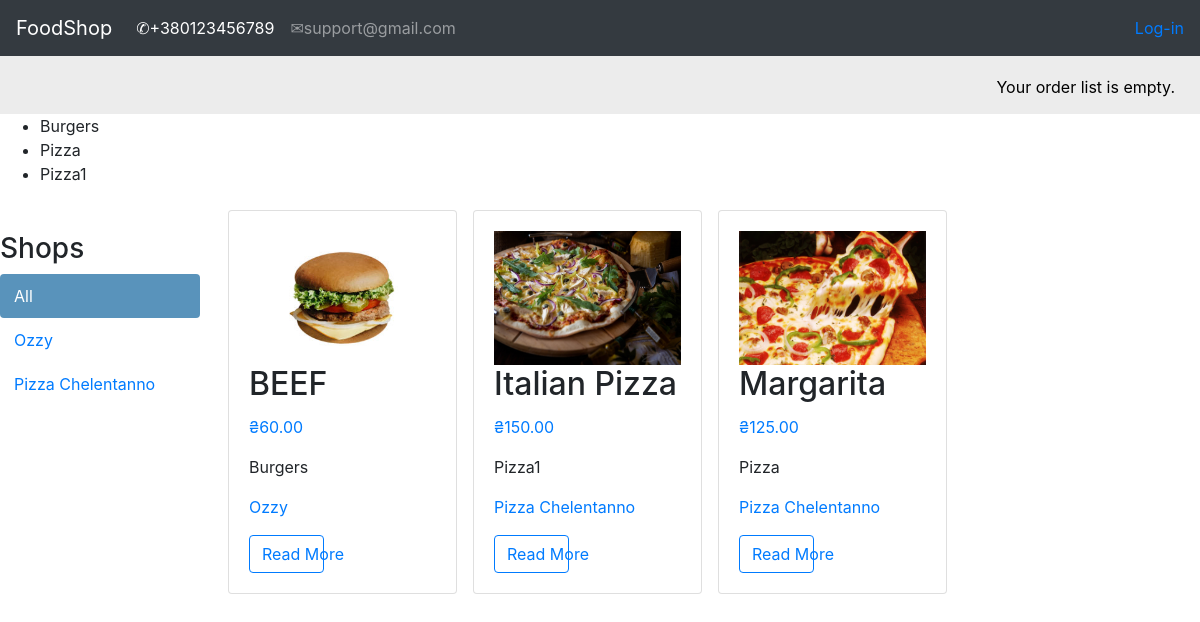
The app's page /, older data.
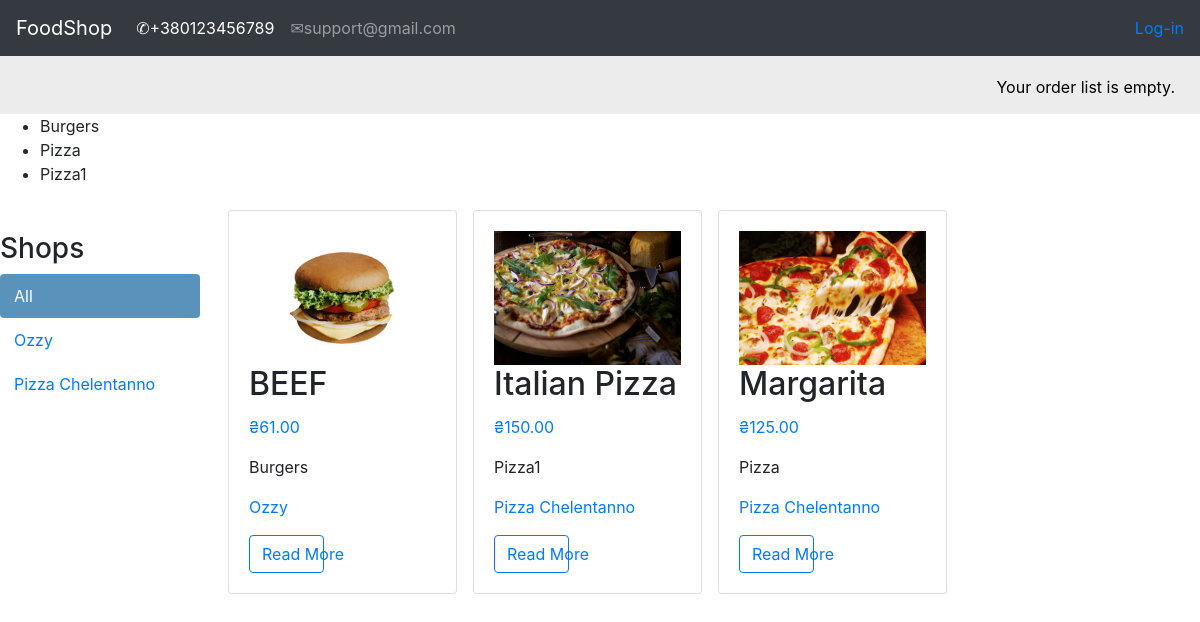
The same page, newer data.
### shop/models.py (models this page shows, shortened)
class Product(models.Model):
    shop = models.ForeignKey(Shop, on_delete=models.CASCADE)
    category = models.ForeignKey(Category, on_delete=models.CASCADE)
    name = models.CharField(max_length=150, db_index=True)
    slug = models.SlugField(max_length=150, db_index=True)
    image = models.ImageField(upload_to='image_products/%Y/%d/%m', default='image_products/no_img.png')
    description = models.TextField(blank=True)
    price = models.DecimalField(max_digits=10, decimal_places=2)
    available = models.BooleanField(default=True)
    created = models.DateTimeField(auto_now_add=True)
    updated = models.DateTimeField(auto_now=True)
    objects = ProductManager()
    class Meta:
        ordering = ('name',)
        index_together = (('id', 'slug'),)
        default_related_name = "products"
    def get_absolute_url(self):
        return reverse('product_detail',
                       args=[self.id, self.slug])
    def get_shop_slug(self):
        shop = Shop.objects.get(name=self.shop)
        shop = shop.slug
        return reverse('product_list_by_shop',
                       args=[shop])

class Category(models.Model):
    name = models.CharField(max_length=150, db_index=True)
    slug = models.SlugField(max_length=150, db_index=True, unique=True)
    class Meta:
        ordering = ('name',)
        default_related_name = "category"
    def __str__(self):
        return self.name

class Shop(models.Model):
    name = models.CharField(max_length=150, db_index=True)
    slug = models.SlugField(max_length=150, db_index=True, unique=True)
    class Meta:
        ordering = ('name',)
        default_related_name = "shop"
    def __str__(self):
        return self.name

### shop/views.py (the view)
# urls.py: path('', views.product_list, name='product_list'),
def product_list(request, shop_slug=None, category_slug=None):
    shop = None
    shops = Shop.objects.all()
    category = None
    categories = Category.objects.all()
    products = Product.objects.available()
    if shop_slug:
        shop = Shop.objects.get(slug=shop_slug)
        products = products.filter(shop=shop)
    if category_slug:
        category = Category.objects.get(slug=category_slug)
        products = products.filter(category=category)
    return render(request, 'shop/index.html',
                  {'product_list': products,
                   'category': category,
                   'categories': categories,
                   'shop': shop,
                   'shops': shops})

### orderlist/context_processors.py (called while the page is built)
def orderlist(request):
    return {'orderlist': OrderList(request)}

### orderlist/orderlist.py (called while the page is built)
    def __len__(self):
        return sum(item['count'] for item in self.orderlist.values())

### shop/models.py (called while the page is built)
    def available(self):
        return self.filter(available=True)

    def get_query_set(self):
        return ProductQuerySet(self.model)

    def available(self):
        return self.get_query_set().available()

### templates/shop/index.html (shortened to what this page needs)
{% extends 'shop/base.html' %}
{% load static %}
{% block context %}
<body>
<div id="sidebar">
        <h3>Shops</h3>
        <ul>
            <li {% if not shop %} class="selected"{% endif %}>
                <a href="{% url 'product_list' %}">All</a>
            </li>
            {% for c in shops %}
                <li {% if shop.slug == c.slug %} class="selected"{% endif %}>
                    <a href="{% url 'product_list_by_shop' c.slug%}">{{ c.name }}</a>
                </li>
            {% endfor %}
        </ul>
    </div>
<div class="row">
      {% for product in product_list %}
        <div class="post-item col-12 col-sm-6 col-md-6 col-lg-3 p-2">
          <div class="card h-100">
            <div class="card-body card-flex">
              <img src="{{ product.image.url }}" style="width:100%; height:100%">
              <h2 class="card-title">{{ product.name }}</h2>
              <p class="text-primary">₴{{ product.price}}</p>
              <p class="card-text">{{product.category|safe | truncatewords:10 }}</p>
              <p class="card-text"><a href="{{ product.get_shop_slug }}">
                  {{product.shop|safe | truncatewords:10 }}</a></p>
              <a href="{{ product.get_absolute_url }}" style="width:40%" class="btn btn-outline-primary">Read More</a>
            </div>
          </div>
        </div>
      {% endfor %}
    </div>
</body>
</html>
{% endblock context %}

Row changes from the older to the newer data that the page shows:
changed Product "BEEF": price "60.00" → "61.00"
